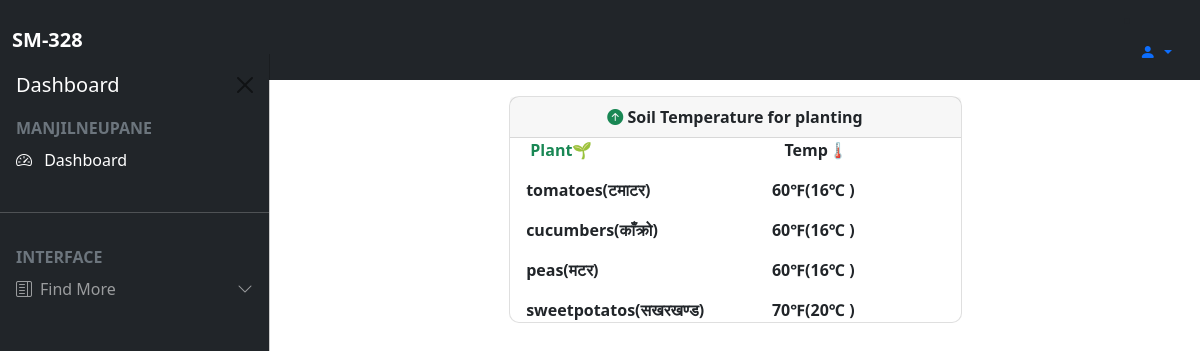
/soiltempdata/ (signed in), run on the app's committed database.
### iotapp/models.py (models this page shows)
class CustomUser(AbstractUser):
    token=models.CharField(max_length=17)

class Vegetable(models.Model):
    tarkari = models.CharField(max_length=100)
    temperature = models.CharField(max_length=10)

### iotapp/views.py (the view)
# urls.py: path('soiltempdata/',views.soiltempdata,name='soiltempdata'),
def soiltempdata(request):
    vegetables = Vegetable.objects.all()
    return render(request,"soiltemperature.html",{'vegetables': vegetables})

### templates/soiltemperature.html
{% extends "base.html" %}
{% load static %}
{% block content %}
{% if user.is_authenticated %}
<main class="mt-5 pt-5">
    <div class="row justify-content-center">
        <div class="col-md-6 mb-3">
        <div class="card custom-rounded-card mb-4">
        <div class="card-header text-center fw-bold">
          <strong><i class="bi bi-arrow-up-circle-fill text-success"></strong></i>&nbsp;Soil Temperature for planting
        </div>
        <div class="row">
          <div class="col-6 text-right">
              <p class="card-text fw-bold text-success ml-4">&nbsp; &nbsp;&nbsp;&nbsp;Plant🌱</p>
              {% for vegetable in vegetables %}
              <p class="card-text fw-bold">&nbsp; &nbsp;&nbsp;{{ vegetable.tarkari }}</p>
              {% endfor %}
          </div>
          <div class="col-6 text-left">
            <p class="card-text fw-bold text-right">&nbsp; &nbsp;&nbsp; &nbsp;&nbsp; &nbsp;Temp🌡</p>
            {% for vegetable in vegetables %}
            <p class="card-text fw-bold">&nbsp; &nbsp;&nbsp; &nbsp;{{ vegetable.temperature }}</p>
            {% endfor %}
          </div>
      </div>
      </div>
      </div>
      </div>
</main>
{% endif %}
{% endblock %}

### templates/base.html (shortened to what this page needs)
{% load static %}
<!DOCTYPE html>
<html lang="en">
<head>
<link href="https://cdn.jsdelivr.net/npm/bootstrap@5.0.2/dist/css/bootstrap.min.css" rel="stylesheet">
<link rel="stylesheet" type="text/css" href="{% static '/css/style.css' %}">
<link rel="stylesheet" href="https://cdn.jsdelivr.net/npm/bootstrap-icons@1.10.3/font/bootstrap-icons.css">
<link rel="stylesheet" href="https://stackpath.bootstrapcdn.com/font-awesome/4.7.0/css/font-awesome.min.css">
</head>
<body>
<nav class="navbar navbar-expand-lg navbar-dark bg-dark fixed-top">
<div class="container-fluid">
<a class="navbar-brand me-auto fw-bold text-uppercase" href="{%url 'dashboard'%}">SM-328</a>
<li class="nav-item dropdown">
<a class="nav-link dropdown-toggle" href="#" id="navbarDropdown" role="button" data-bs-toggle="dropdown" aria-expanded="false">
<i class="bi bi-person-fill"></i>
</a>
</li>
</div>
</nav>
<div class="offcanvas offcanvas-start sidebar-nav bg-dark text-white" tabindex="-1" id="offcanvasExample" aria-labelledby="offcanvasExampleLabel">
<div class="offcanvas-header">
<h5 class="offcanvas-title" id="offcanvasExampleLabel">Dashboard</h5>
<button type="button" class="btn-close text-reset" data-bs-dismiss="offcanvas" aria-label="Close"></button>
</div>
<div class="offcanvas-body p-0">
<nav class="navbar-dark">
<ul class="navbar-nav">
    <li>
        {% if user.is_authenticated %}
        <div class="text-muted medium fw-bold text-uppercase px-3">
            {{user.username}}
        </div>
        {% else %}
        <div class="text-muted medium fw-bold text-uppercase px-3">
            CORE
        </div>
        {% endif %}
    </li>
    <li>
        <a href="{% url 'dashboard' %}" class="nav-link px-3 active">
            <span class="me-3">
            <i class="bi bi-speedometer2">
            </i>
            <span class="px-2">Dashboard</span>
            </span>
        </a>
    </li>
    <li class="my-4">
        <hr class="dropdown-divider">
    </li>
    <li>
        <div class="text-muted medium fw-bold text-uppercase px-3">
        Interface
        </div>
    </li>
    <li>
        <a class="nav-link px-3 sidebar-link" data-bs-toggle="collapse" href="#collapseExample" role="button" aria-expanded="false" aria-controls="collapseExample">
        <span class="me-2"><i class="bi bi-layout-text-sidebar"></i></span>
        <span>Find More</span>
        <span class="right-icon ms-auto">
            <i class="bi bi-chevron-down"></i>
        </span>
        </a>
    </li>
</ul>
</nav>
</div>
</div>
{% block content %}
{% endblock %}
</body>
</html>

### statics/css/style.css (style rules this page uses)
:root { --offcanvas-width: 270px; --topNavbarHeight: 54px; }
.sidebar-nav { width: var(--offcanvas-width); }
.sidebar-link { display: flex; align-items: center; }
.sidebar-link .right-icon { display: inline-flex; transition: all ease 0.25s; }
@media (min-width:992px) { body { overflow: auto !important; } }
@media (min-width:992px) { main { margin-left: var(--offcanvas-width); } }
@media (min-width:992px) { .sidebar-nav { transform: none; visibility: visible !important; top: var(--topNavbarHeight); height: calc(100% - var(--topNavbarHeight)); } }
.custom-rounded-card { border-radius: 10px; }

### data on the page
CustomUser: username "MANJILNEUPANE"
Vegetable: tarkari "tomatoes(टमाटर)", temperature "60℉(16℃ )"
Vegetable: tarkari "cucumbers(काँक्रो)", temperature "60℉(16℃ )"
Vegetable: tarkari "peas(मटर)", temperature "60℉(16℃ )"
Vegetable: tarkari "sweetpotatos(सखरखण्ड)", temperature "70℉(20℃ )"
